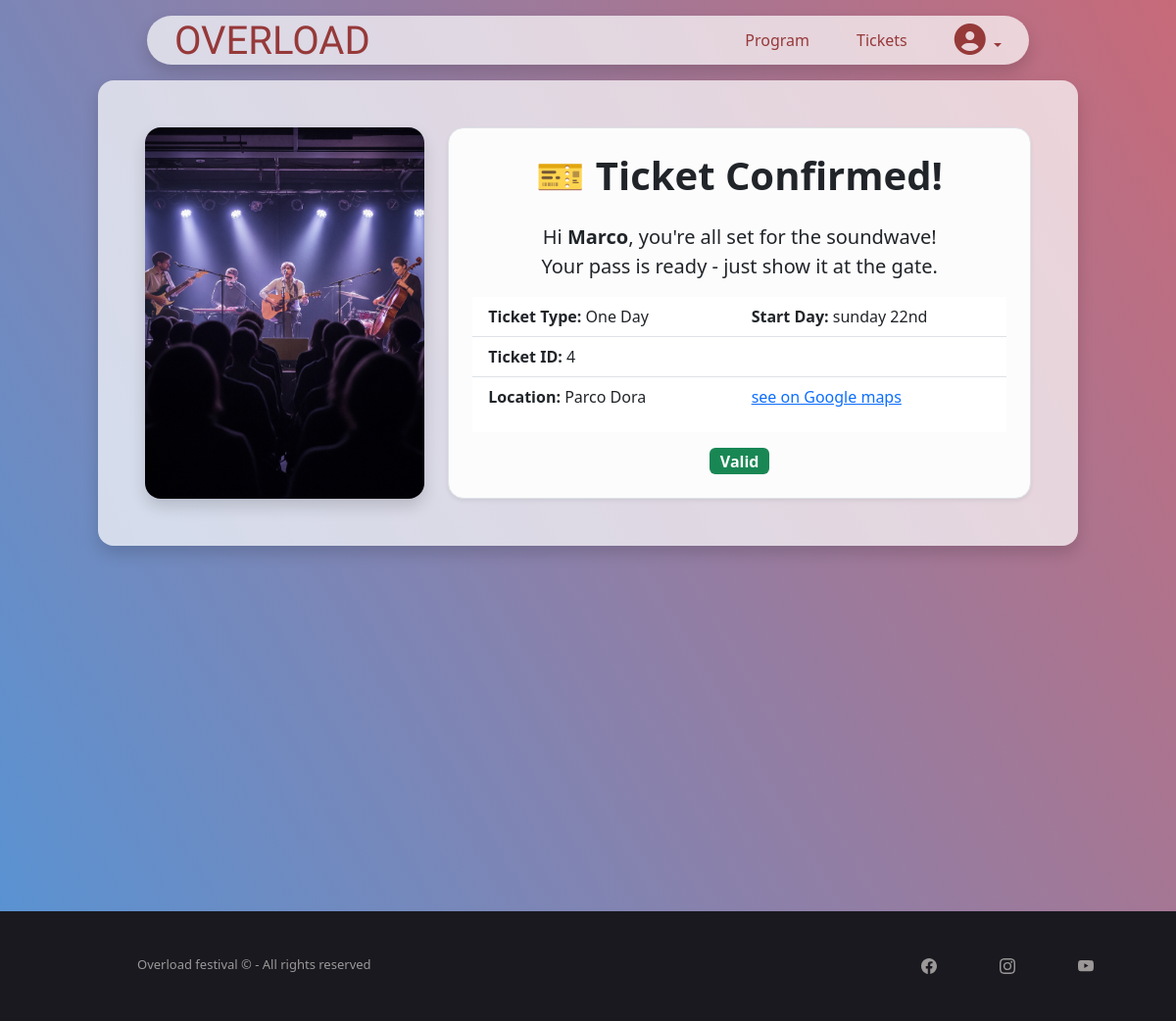
Screenshot of /profile (signed in) with the database file from the repository.
### tables this page shows
CREATE TABLE "BIGLIETTI" (
	"id"	INTEGER NOT NULL,
	"tipo"	TEXT NOT NULL,
	"giorno_inizio"	TEXT NOT NULL,
	"id_utente"	INTEGER NOT NULL,
	PRIMARY KEY("id" AUTOINCREMENT)
);

CREATE TABLE "UTENTI" (
	"id"	INTEGER NOT NULL,
	"nome"	TEXT,
	"email"	TEXT NOT NULL,
	"password"	TEXT NOT NULL,
	"tipo"	TEXT,
	"id_biglietto"	INTEGER NOT NULL DEFAULT -1,
	PRIMARY KEY("id" AUTOINCREMENT)
);

### src/app.py (the view, shortened to what this page needs)
@app.route("/profile")
@login_required
def profile():
    flash_messages = get_flashed_messages()
    good_messages = []
    for msg in flash_messages:
        if 'event_created_successfully' in msg.lower():
            good_messages.append(msg)
    page = request.args.get("page", default=1, type=int)
    per_page = 10
    if current_user.tipo == "Basic":
        ticket = biglietti_dao.get_ticket_by_user_id(current_user.id)
        return render_template("profile_basic.html", p_ticket = ticket)

### src/dao/biglietti_dao.py (called while the page is built)
def get_ticket_by_user_id(user_id):
    conn = sqlite3.connect(DB_PATH)
    conn.row_factory = sqlite3.Row
    cursor = conn.cursor()
    try:
        conn = sqlite3.connect(DB_PATH, timeout=10)
        conn.row_factory = sqlite3.Row
        cursor = conn.cursor()
        query = "SELECT * FROM BIGLIETTI WHERE id_utente = ?"
        cursor.execute(query, (user_id, ))
        ticket = cursor.fetchone()
        return ticket
    except Exception as e:
        return False, "DATABASE_ERROR_GET_TICKET_BY_USER_ID"
    finally:
        if 'cursor' in locals():
            cursor.close()
        if 'conn' in locals():
            conn.close()

### src/dao/utenti_dao.py (called while the page is built)
def get_user_by_id(user_id):
    try:
        conn = sqlite3.connect(DB_PATH, timeout=10)
        conn.row_factory = sqlite3.Row
        cursor = conn.cursor()
        query = "SELECT * FROM UTENTI WHERE id = ?;"
        cursor.execute(query, (user_id, ))
        user = cursor.fetchone()
        if user is None:
            return None
        return dict(user)
    except Exception as e:
        return False, "DATABASE_ERROR_GET_USER_BY_ID"
    finally:
        if 'cursor' in locals():
            cursor.close()
        if 'conn' in locals():
            conn.close()

### src/login_manager_setup.py (called while the page is built)
@login_manager.user_loader
def load_user(user_id):
    db_user = utenti_dao.get_user_by_id(user_id)
    if db_user is None:
        return None
    return User(
        id=db_user["id"],
        nome=db_user["nome"],
        email=db_user["email"],
        password=db_user["password"],
        tipo=db_user["tipo"],
        id_biglietto=db_user["id_biglietto"]
    )

### templates/profile_basic.html (shortened to what this page needs)
{% extends "base.html" %}
{% block content %}
<div class="card-body row">
    {% if p_ticket %}
    <aside class="col-4 d-flex align-items-stretch">
        <div class="w-100 d-flex align-items-center justify-content-center">
            <img src="{{ url_for('static', filename='ticket_' + p_ticket['tipo'] + '.jpeg') }}" alt="Ticket Banner"
                class="img-fluid h-100 w-auto rounded-4 shadow object-fit-cover">
        </div>
    </aside>
    <div class="col-8">
        <article class="p-4 border rounded-4 bg-light-subtle shadow-sm">
            <h1 class="mb-4 green-text fw-bold text-center">🎫 Ticket Confirmed!</h1>
            <p class="mb-3 fs-5 text-center">Hi <strong>{{ current_user.nome }}</strong>, you're all set
                for the
                soundwave! <br>Your pass is ready - just show it at the gate.</p>
            <ul class="list-group list-group-flush mb-3">
                <li class="list-group-item">
                    <div class="row">
                        <div class="col-md-6"><strong>Ticket Type:</strong> {{ p_ticket["tipo"].replace('_', '
                            ').title() }}</div>
                        {% if p_ticket["giorno_inizio"] %}
                        <div class="col-md-6"><strong>Start Day:</strong> {{ p_ticket["giorno_inizio"] }}</div>
                        {% endif %}
                    </div>
                </li>
                <li class="list-group-item"><strong>Ticket ID:</strong> {{ p_ticket["id"] }}</li>
                <li class="list-group-item">
                    <div class="row">
                        <div class="col-6">
                            <p><strong>Location:</strong> Parco Dora</p>
                        </div>
                        <div class="col-6">
                            <a href="https://maps.app.goo.gl/6GwcTJkoQybNuRxQ7">see on Google maps</a>
                        </div>
                    </div>
                </li>
            </ul>
            <div class="text-center mt-3">
                <span class="badge bg-success fs-6">Valid</span>
            </div>
        </article>
    </div>
    {% endif %}
</div>
{% endblock %}

### static/style.css (style rules this page uses)
.object-fit-cover { object-fit: cover; }
.background-gradient { background: linear-gradient(60deg, #5694d5 0%, #C76A79 100%); }

### rows the page displays
BIGLIETTI: tipo (picture), tipo "One Day", giorno_inizio "sunday 22nd", id "4"
UTENTI: nome "Marco"
